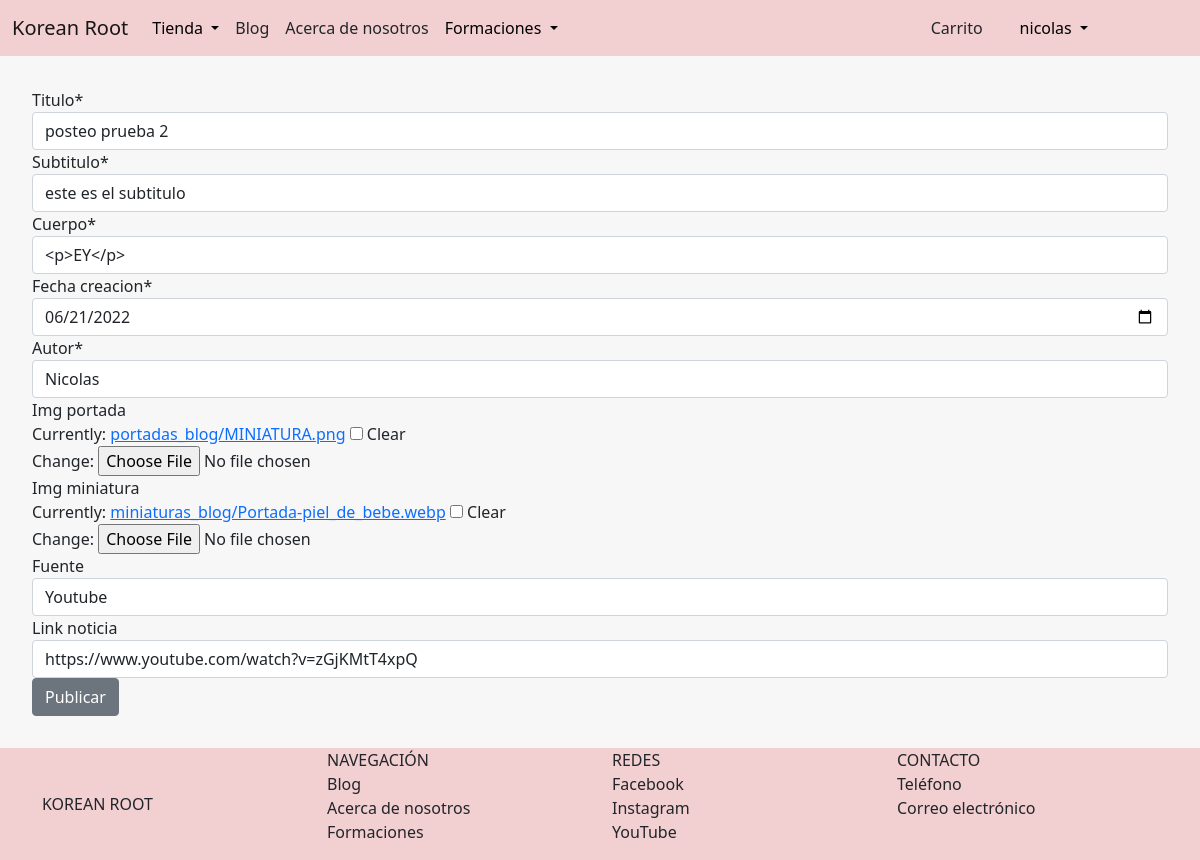
Before: /blog/publicaciones/editar/2 (signed in) with the older database file.
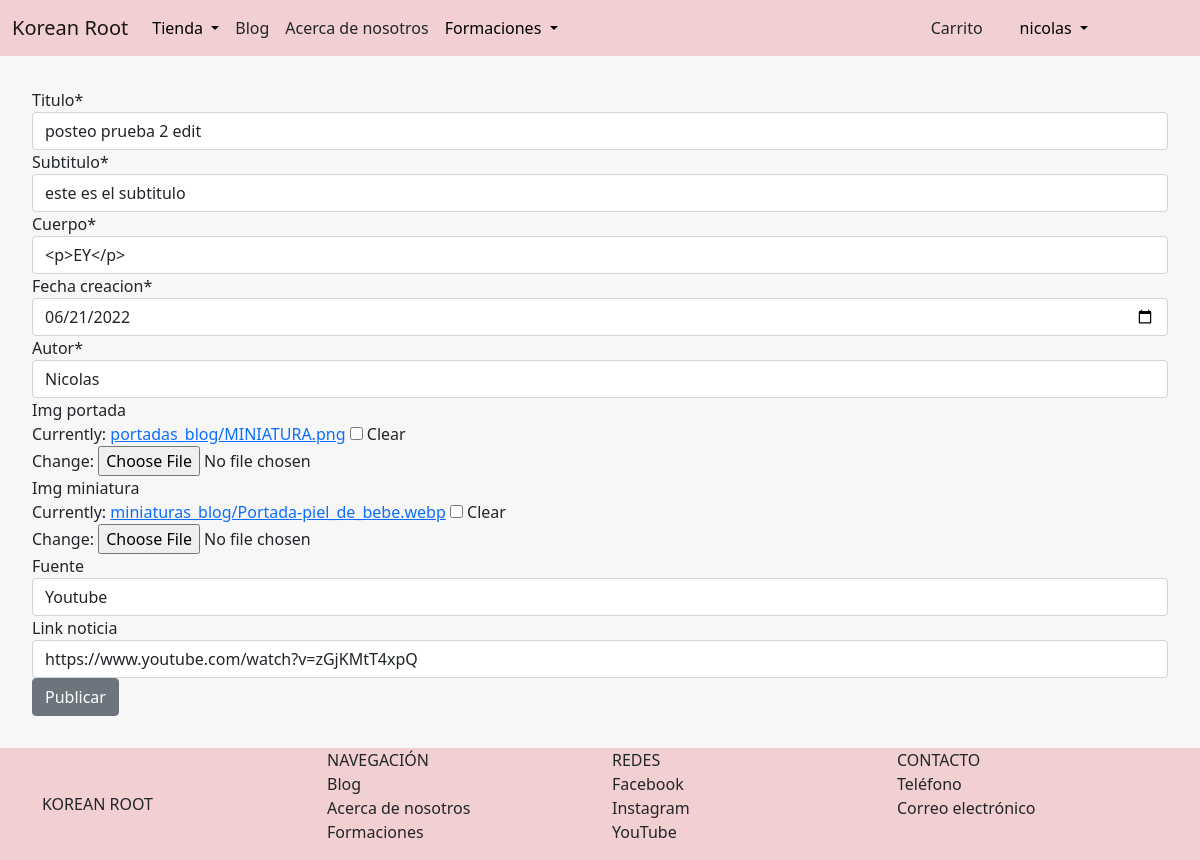
After: the same page with the newer database file.
### AppBlog/models.py (models this page shows, shortened)
class Post(models.Model):
    titulo = models.CharField(max_length=70)
    subtitulo = models.CharField(max_length=140)
    cuerpo = RichTextField(blank = True, null = True)
    fecha_creacion = models.DateTimeField()
    autor = models.CharField(max_length=50)
    img_portada = models.ImageField(upload_to='portadas_blog', null=True, blank=True)
    img_miniatura = models.ImageField(upload_to='miniaturas_blog', null=True, blank=True)
    fuente = models.CharField(max_length=20, null= True, blank= True)
    link_noticia = models.CharField(max_length=255, null= True, blank= True)

### AppBlog/views.py (the view)
# urls.py: path('publicaciones/editar/<id>', editarPublicacion, name='editar_publicacion'),
@staff_member_required
def editarPublicacion(request,id):
    post = Post.objects.get(id=id)
    if request.method == 'POST':
        form = CrearPublicacionForm(request.POST, request.FILES, instance=post)
        if form.is_valid():
            post.save()
            messages.success(request, 'La publicacion fue editada con exito!')
            return redirect('blog:lista_publicaciones')
    else:
        form = CrearPublicacionForm(instance=post)
    return render(request, 'AppBlog/editar_publicacion.html', {'form': form})

### AppBlog/forms.py
class CrearPublicacionForm(forms.ModelForm):
    titulo = forms.CharField(max_length=70)
    subtitulo = forms.CharField(max_length=140)
    cuerpo = forms.CharField(widget=CKEditorWidget())
    fecha_creacion = forms.DateField(widget=forms.widgets.DateInput(attrs={'type':'date'}))
    autor = forms.CharField()
    img_portada = forms.ImageField(required=False)
    img_miniatura = forms.ImageField(required=False)
    fuente = forms.CharField(required=False)
    link_noticia = forms.CharField(required=False)
    class Meta:
        model = Post
        fields = '__all__'

### AppBlog/templates/AppBlog/editar_publicacion.html (shortened to what this page needs)
{% extends 'AppTienda/padre.html' %}
{% load static %}
{% block contenidoQueCambia %}
    {% load crispy_forms_tags %}
    <form method="POST" enctype="multipart/form-data" class="col-lg-X" style="margin-right: 2rem; margin-left: 2rem; margin-bottom: 2rem; margin-top: 2rem;">
        {{ form|crispy }}
        <button class="btn btn-secondary me-md-2" type="submit">Publicar</button>
    </form>
{% endblock %}

Changed rows visible on the page:
changed Post "este es el subtitulo": titulo "posteo prueba 2" → "posteo prueba 2 edit"
